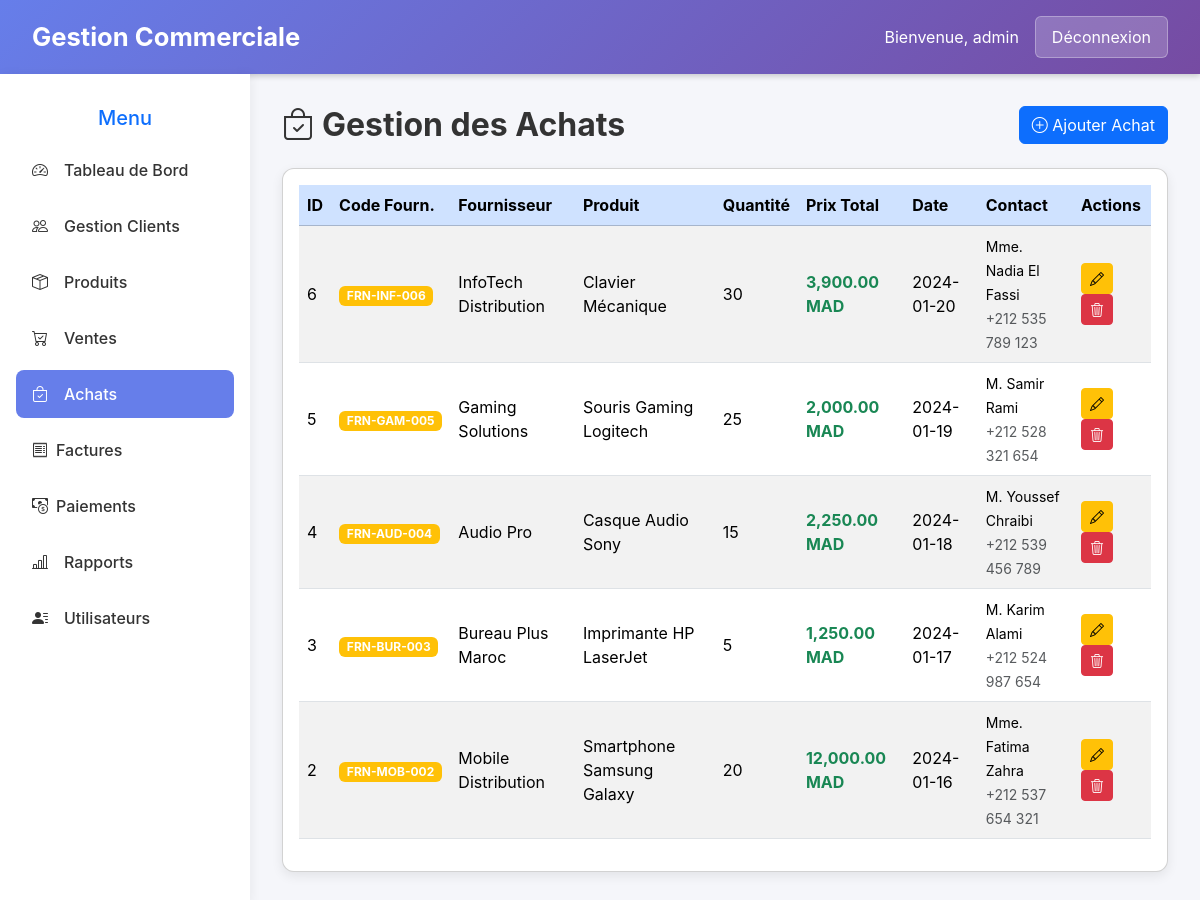
Screenshot of /achats.php (signed in) with the database file from the repository.
### tables this page shows
CREATE TABLE `achats` (
  `id` int(11) NOT NULL,
  `code_fournisseur` varchar(50) NOT NULL,
  `fournisseur` varchar(100) NOT NULL,
  `adresse` text DEFAULT NULL,
  `ville` varchar(50) DEFAULT NULL,
  `pays` varchar(50) DEFAULT 'Maroc',
  `telephone` varchar(20) DEFAULT NULL,
  `fax` varchar(20) DEFAULT NULL,
  `personne_contact` varchar(100) DEFAULT NULL,
  `produit_id` int(11) DEFAULT NULL,
  `quantite` int(11) NOT NULL,
  `prix_total` decimal(10,2) NOT NULL,
  `date_achat` date NOT NULL,
  `created_at` timestamp NOT NULL DEFAULT current_timestamp()
);

CREATE TABLE `produits` (
  `id` int(11) NOT NULL,
  `nom` varchar(100) NOT NULL,
  `prix` decimal(10,2) NOT NULL,
  `stock` int(11) DEFAULT 0,
  `categorie` varchar(50) DEFAULT NULL,
  `description` text DEFAULT NULL,
  `created_at` timestamp NOT NULL DEFAULT current_timestamp()
);

### achats.php (the view, shortened to what this page needs)
<?php
try {
    $db = new PDO("mysql:host=localhost;dbname=gestion_commerciale;charset=utf8", "root", "");
    $db->setAttribute(PDO::ATTR_ERRMODE, PDO::ERRMODE_EXCEPTION);
} catch(PDOException $e) {
    die("Erreur de connexion : " . $e->getMessage());
}
try {
    $db->query("SELECT code_fournisseur FROM achats LIMIT 1");
} catch(PDOException $e) {
    $db->exec("ALTER TABLE achats
               ADD COLUMN code_fournisseur VARCHAR(50) UNIQUE NOT NULL AFTER id,
               ADD COLUMN adresse TEXT AFTER fournisseur,
               ADD COLUMN ville VARCHAR(50) AFTER adresse,
               ADD COLUMN pays VARCHAR(50) DEFAULT 'Maroc' AFTER ville,
               ADD COLUMN telephone VARCHAR(20) AFTER pays,
               ADD COLUMN fax VARCHAR(20) AFTER telephone,
               ADD COLUMN personne_contact VARCHAR(100) AFTER fax");
}
?>
<!DOCTYPE html>
<html lang="fr">
<head>
<link href="css/bootstrap.min.css" rel="stylesheet">
<link href="https://cdn.jsdelivr.net/npm/bootstrap-icons@1.11.3/font/bootstrap-icons.css" rel="stylesheet">
</head>
<body>
<div class="header">
    <div class="logo">Gestion Commerciale</div>
    <div class="user-info">
        <span>Bienvenue, <?php echo htmlspecialchars($_SESSION['username'] ?? 'Utilisateur'); ?></span>
        <a href="logout.php" class="logout-btn">Déconnexion</a>
    </div>
</div>
<div class="container-dashboard">
    <div class="sidebar">
        <h5 class="text-center mb-3 text-primary">Menu</h5>
        <a href="index.php" class="nav-link"><i class="bi bi-speedometer2 me-2"></i> Tableau de Bord</a>
        <a href="clients.php" class="nav-link"><i class="bi bi-people me-2"></i> Gestion Clients</a>
        <a href="produits.php" class="nav-link"><i class="bi bi-box-seam me-2"></i> Produits</a>
        <a href="ventes.php" class="nav-link"><i class="bi bi-cart-check me-2"></i> Ventes</a>
        <a href="achats.php" class="nav-link active"><i class="bi bi-bag-check me-2"></i> Achats</a>
        <a href="facture_list.php" class="nav-link "><i class="bi bi-receipt"></i> Factures</a>
        <a href="paiement_list.php" class="nav-link"><i class="bi bi-cash-coin"></i> Paiements</a>
        <a href="rapports.php" class="nav-link"><i class="bi bi-bar-chart-line me-2"></i> Rapports</a>
        <a href="users.php" class="nav-link"><i class="bi bi-person-lines-fill me-2"></i> Utilisateurs</a>
    </div>
    <div class="main-content">
        <?php if(isset($_GET['action']) && ($_GET['action']=='add' || $_GET['action']=='edit')):
            $query_produits = "SELECT id, nom FROM produits";
            $stmt_produits = $db->prepare($query_produits);
            $stmt_produits->execute();
            $produits = $stmt_produits->fetchAll(PDO::FETCH_ASSOC);
            $achat = null;
            if($_GET['action'] == 'edit' && isset($_GET['id'])) {
                $query_achat = "SELECT * FROM achats WHERE id = :id";
                $stmt_achat = $db->prepare($query_achat);
                $stmt_achat->bindParam(":id", $_GET['id']);
                $stmt_achat->execute();
                $achat = $stmt_achat->fetch(PDO::FETCH_ASSOC);
            }
        ?>
        <h2 class="mb-4"><i class="bi bi-plus-circle me-2"></i><?php echo $_GET['action'] == 'add' ? 'Nouvel Achat' : 'Modifier Achat'; ?></h2>
        <div class="card p-4">
            <form method="POST" action="achats.php">
                <input type="hidden" name="action" value="<?php echo $_GET['action']; ?>">
                <?php if($achat): ?>
                <input type="hidden" name="id" value="<?php echo $achat['id']; ?>">
                <?php endif; ?>
                <h5 class="text-primary mb-3"><i class="bi bi-building"></i> Informations Fournisseur</h5>
                <div class="row mb-3">
                    <div class="col-md-6">
                        <label class="form-label fw-bold">Code Fournisseur *</label>
                        <input type="text" class="form-control" name="code_fournisseur" value="<?php echo $achat['code_fournisseur'] ?? ''; ?>" required>
                    </div>
                    <div class="col-md-6">
                        <label class="form-label fw-bold">Nom Fournisseur *</label>
                        <input type="text" class="form-control" name="fournisseur" value="<?php echo $achat['fournisseur'] ?? ''; ?>" required>
                    </div>
                </div>
                <div class="row mb-3">
                    <div class="col-md-6">
                        <label class="form-label fw-bold">Adresse</label>
                        <textarea class="form-control" name="adresse" rows="2"><?php echo $achat['adresse'] ?? ''; ?></textarea>
                    </div>
                    <div class="col-md-3">
                        <label class="form-label fw-bold">Ville</label>
                        <input type="text" class="form-control" name="ville" value="<?php echo $achat['ville'] ?? ''; ?>">
                    </div>
                    <div class="col-md-3">
                        <label class="form-label fw-bold">Pays</label>
                        <input type="text" class="form-control" name="pays" value="<?php echo $achat['pays'] ?? 'Maroc'; ?>">
                    </div>
                </div>
                <div class="row mb-3">
                    <div class="col-md-4">
                        <label class="form-label fw-bold">Téléphone</label>
                        <input type="text" class="form-control" name="telephone" value="<?php echo $achat['telephone'] ?? ''; ?>">
                    </div>
                    <div class="col-md-4">
                        <label class="form-label fw-bold">Fax</label>
                        <input type="text" class="form-control" name="fax" value="<?php echo $achat['fax'] ?? ''; ?>">
                    </div>
                    <div class="col-md-4">
                        <label class="form-label fw-bold">Personne à Contacter</label>
                        <input type="text" class="form-control" name="personne_contact" value="<?php echo $achat['personne_contact'] ?? ''; ?>">
                    </div>
                </div>
                <h5 class="text-primary mb-3"><i class="bi bi-box-seam"></i> Détails de l'Achat</h5>
                <div class="row mb-3">
                    <div class="col-md-6">
                        <label class="form-label fw-bold">Produit *</label>
                        <select class="form-control" name="produit_id" required>
                            <option value="">Sélectionner un produit</option>
                            <?php foreach($produits as $produit): ?>
                            <option value="<?php echo $produit['id']; ?>" <?php echo ($achat['produit_id'] ?? '') == $produit['id'] ? 'selected' : ''; ?>>
                                <?php echo htmlspecialchars($produit['nom']); ?>
                            </option>
                            <?php endforeach; ?>
                        </select>
                    </div>
                    <div class="col-md-3">
                        <label class="form-label fw-bold">Quantité *</label>
                        <input type="number" class="form-control" name="quantite" value="<?php echo $achat['quantite'] ?? ''; ?>" required>
                    </div>
                    <div class="col-md-3">
                        <label class="form-label fw-bold">Prix Total (MAD) *</label>
                        <input type="number" step="0.01" class="form-control" name="prix_total" value="<?php echo $achat['prix_total'] ?? ''; ?>" required>
                    </div>
                </div>
                <div class="row mb-3">
                    <div class="col-md-6">
                        <label class="form-label fw-bold">Date d'Achat *</label>
                        <input type="date" class="form-control" name="date_achat" value="<?php echo $achat['date_achat'] ?? date('Y-m-d'); ?>" required>
                    </div>
                </div>
                <button type="submit" class="btn btn-primary"><i class="bi bi-save"></i> <?php echo $_GET['action'] == 'add' ? 'Enregistrer' : 'Modifier'; ?></button>
                <a href="achats.php" class="btn btn-secondary"><i class="bi bi-x-circle"></i> Annuler</a>
            </form>
        </div>
        <?php else: ?>
        <div class="d-flex justify-content-between align-items-center mb-4">
            <h2 class="mb-0"><i class="bi bi-bag-check me-2"></i>Gestion des Achats</h2>
            <a href="achats.php?action=add" class="btn btn-primary"><i class="bi bi-plus-circle"></i> Ajouter Achat</a>
        </div>
        <div class="card p-3">
            <table class="table table-hover table-striped align-middle">
                <thead class="table-primary">
                    <tr>
                        <th>ID</th>
                        <th>Code Fourn.</th>
                        <th>Fournisseur</th>
                        <th>Produit</th>
                        <th>Quantité</th>
                        <th>Prix Total</th>
                        <th>Date</th>
                        <th>Contact</th>
                        <th>Actions</th>
                    </tr>
                </thead>
                <tbody>
                    <?php
                    $query = "SELECT a.*, p.nom as produit_nom FROM achats a
                    LEFT JOIN produits p ON a.produit_id=p.id
                    ORDER BY a.id DESC";
                    $stmt = $db->prepare($query);
                    $stmt->execute();
                    $achats = $stmt->fetchAll(PDO::FETCH_ASSOC);
                    foreach($achats as $achat):
                    ?>
                    <tr>
                        <td><?php echo $achat['id']; ?></td>
                        <td><span class="badge bg-warning"><?php echo htmlspecialchars($achat['code_fournisseur']); ?></span></td>
                        <td><?php echo htmlspecialchars($achat['fournisseur']); ?></td>
                        <td><?php echo htmlspecialchars($achat['produit_nom']); ?></td>
                        <td><?php echo $achat['quantite']; ?></td>
                        <td class="text-success fw-bold"><?php echo number_format($achat['prix_total'],2); ?> MAD</td>
                        <td><?php echo $achat['date_achat']; ?></td>
                        <td>
                            <small><?php echo htmlspecialchars($achat['personne_contact']); ?></small><br>
                            <small class="text-muted"><?php echo htmlspecialchars($achat['telephone']); ?></small>
                        </td>
                        <td>
                            <a href="achats.php?action=edit&id=<?php echo $achat['id']; ?>" class="btn btn-sm btn-warning">
                                <i class="bi bi-pencil"></i>
                            </a>
                            <a href="achats.php?action=delete&id=<?php echo $achat['id']; ?>" class="btn btn-sm btn-danger" onclick="return confirm('Supprimer cet achat ?')">
                                <i class="bi bi-trash3"></i>
                            </a>
                        </td>
                    </tr>
                    <?php endforeach; ?>
                </tbody>
            </table>
        </div>
        <?php endif; ?>
    </div>
</div>
</body>
</html>

### achats.php (style rules this page uses)
body { font-family: 'Inter', sans-serif; background-color: #f5f6fa; margin:0; }
.header { background: linear-gradient(135deg,#667eea,#764ba2); color:white; padding:1rem 2rem; display:flex; justify-content:space-between; align-items:center; box-shadow:0 2px 6px rgba(0,0,0,0.2); }
.logo { font-size:1.6rem; font-weight:700; }
.user-info { display:flex; align-items:center; gap:1rem; }
.logout-btn { background: rgba(255,255,255,0.2); color:white; border:1px solid rgba(255,255,255,0.3); padding:0.5rem 1rem; border-radius:6px; text-decoration:none; transition:0.3s; }
.container-dashboard { display:flex; min-height:calc(100vh - 70px); }
.sidebar { width:250px; background:white; padding:2rem 1rem; box-shadow:2px 0 10px rgba(0,0,0,0.05); }
.nav-link { display:flex; align-items:center; gap:0.5rem; color:#333; text-decoration:none; padding:0.75rem 1rem; border-radius:8px; margin-bottom:0.5rem; font-weight:500; transition:0.2s; }
.nav-link.active, .nav-link:hover { background-color:#667eea; color:white; }
.main-content { flex:1; padding:2rem; }
h1,h2,h3,h4 { font-weight:700; color:#333; }
.card { background:white; padding:1.5rem; border-radius:12px; box-shadow:0 4px 12px rgba(0,0,0,0.08); transition: transform 0.3s, box-shadow 0.3s; }
.table thead { background:#667eea; color:white; }

### rows the page displays
achats: id "6", code_fournisseur "FRN-INF-006", fournisseur "InfoTech Distribution", produit.nom "Clavier Mécanique", quantite "30", prix_total "3,900.00", date_achat "2024-01-20", personne_contact "Mme. Nadia El Fassi", telephone "+212 535 789 123"
achats: id "5", code_fournisseur "FRN-GAM-005", fournisseur "Gaming Solutions", produit.nom "Souris Gaming Logitech", quantite "25", prix_total "2,000.00", date_achat "2024-01-19", personne_contact "M. Samir Rami", telephone "+212 528 321 654"
achats: id "4", code_fournisseur "FRN-AUD-004", fournisseur "Audio Pro", produit.nom "Casque Audio Sony", quantite "15", prix_total "2,250.00", date_achat "2024-01-18", personne_contact "M. Youssef Chraibi", telephone "+212 539 456 789"
achats: id "3", code_fournisseur "FRN-BUR-003", fournisseur "Bureau Plus Maroc", produit.nom "Imprimante HP LaserJet", quantite "5", prix_total "1,250.00", date_achat "2024-01-17", personne_contact "M. Karim Alami", telephone "+212 524 987 654"
achats: id "2", code_fournisseur "FRN-MOB-002", fournisseur "Mobile Distribution", produit.nom "Smartphone Samsung Galaxy", quantite "20", prix_total "12,000.00", date_achat "2024-01-16", personne_contact "Mme. Fatima Zahra", telephone "+212 537 654 321"

### other values shown
$_SESSION['username'] "admin"
